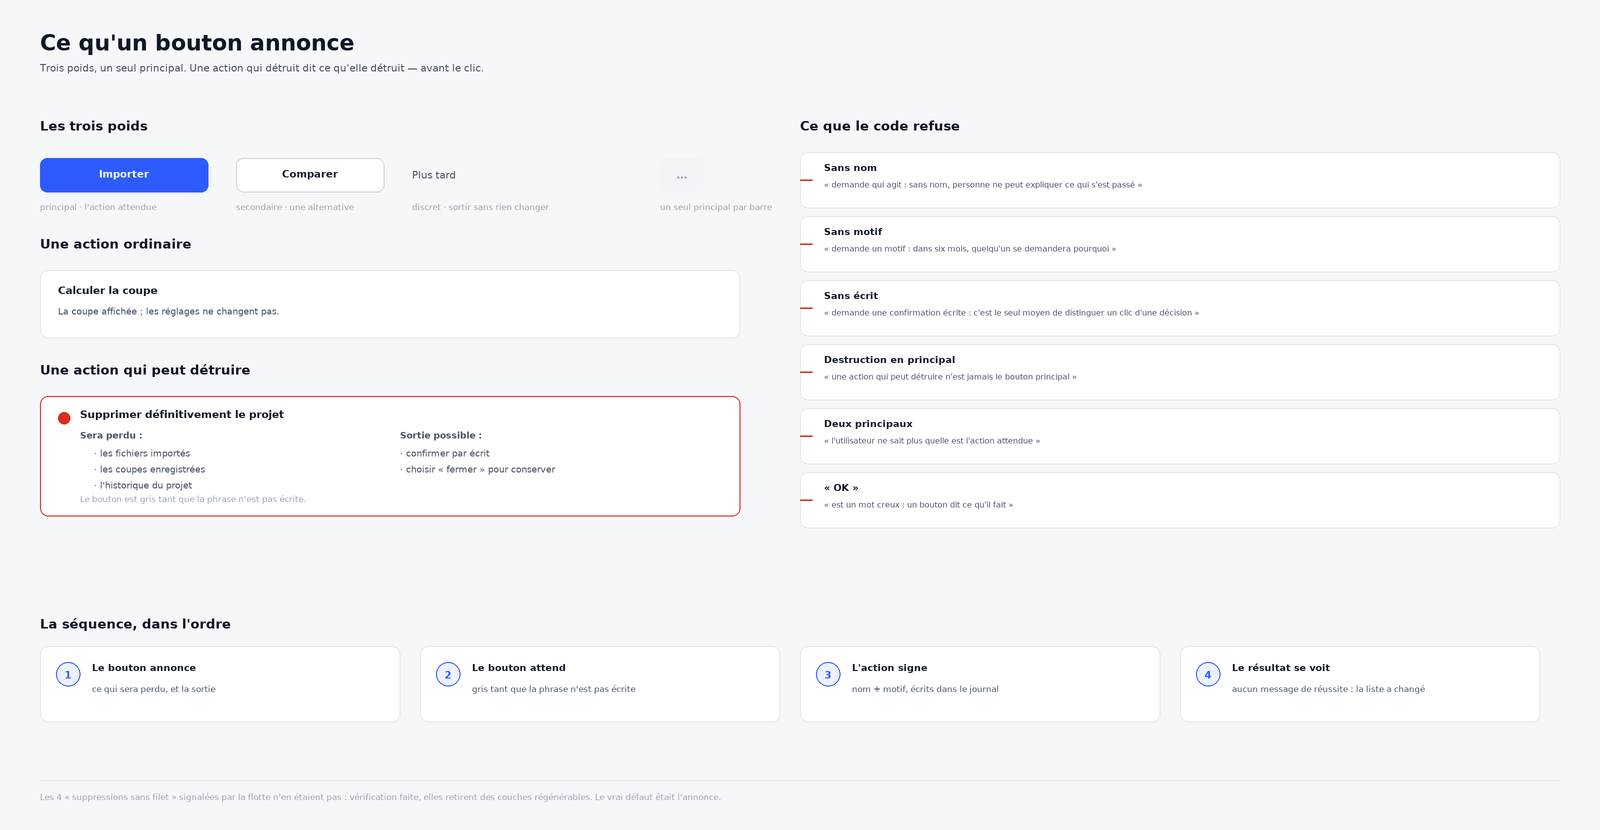

Write Python code to recreate this figure.
"""Planche : ce qu'un bouton annonce avant le clic.

    python3 maquettes/25_gestes.py
"""
from __future__ import annotations

import json
import os

from PIL import Image, ImageDraw, ImageFont

OUT = os.path.dirname(os.path.abspath(__file__))
THEME = json.load(open(os.path.join(OUT, "..", "specs", "data", "theme.json"),
                       encoding="utf-8"))
T = THEME["clair"]
S = 2
W, H = 1600, 830
POL = {False: "/usr/share/fonts/truetype/dejavu/DejaVuSans.ttf",
       True: "/usr/share/fonts/truetype/dejavu/DejaVuSans-Bold.ttf"}


def f(t, g=False):
    return ImageFont.truetype(POL[g], int(t * S))


img = Image.new("RGB", (W * S, H * S), T["bg"])
d = ImageDraw.Draw(img)


def txt(x, y, t, sz=10, col=None, g=False, a=None):
    d.text((x * S, y * S), t, font=f(sz, g), fill=col or T["ink"], anchor=a)


def rect(x, y, w, h, fill=None, stroke=None, r=8, ep=1):
    d.rounded_rectangle([x * S, y * S, (x + w) * S, (y + h) * S],
                        radius=int(r * S), fill=fill, outline=stroke,
                        width=max(1, int(ep * S)))


txt(40, 30, "Ce qu'un bouton annonce", 22, T["ink"], True)
txt(40, 62, "Trois poids, un seul principal. Une action qui détruit dit ce "
    "qu'elle détruit — avant le clic.", 10.2, T["ink_2"])

# ══ les 3 rôles
y = 118
txt(40, y, "Les trois poids", 13, T["ink"], True)
y += 40
rect(40, y, 168, 34, T["accent"], None, 7)
txt(124, y + 10, "Importer", 10.4, "#FFFFFF", True, "ma")
txt(40, y + 44, "principal · l'action attendue", 8.6, T["ink_3"])

rect(236, y, 148, 34, T["surface"], T["border_strong"], 7)
txt(310, y + 10, "Comparer", 10.2, T["ink"], True, "ma")
txt(236, y + 44, "secondaire · une alternative", 8.6, T["ink_3"])

txt(412, y + 11, "Plus tard", 10.2, T["ink_2"])
txt(412, y + 44, "discret · sortir sans rien changer", 8.6, T["ink_3"])

rect(660, y, 44, 34, T["surface_3"], None, 7)
txt(682, y + 10, "…", 11, T["ink_3"], True, "ma")
txt(660, y + 44, "un seul principal par barre", 8.6, T["ink_3"])

# ══ l'annonce
y = 236
txt(40, y, "Une action ordinaire", 13, T["ink"], True)
y += 34
rect(40, y, 700, 68, T["surface"], T["border"], 8)
txt(58, y + 14, "Calculer la coupe", 10.6, T["ink"], True)
txt(58, y + 36, "La coupe affichée ; les réglages ne changent pas.", 9.2,
    T["ink_2"])

y += 92
txt(40, y, "Une action qui peut détruire", 13, T["ink"], True)
y += 34
rect(40, y, 700, 120, T["surface"], T["block"], 8, 1.4)
d.ellipse([(58) * S, (y + 16) * S, (70) * S, (y + 28) * S], fill=T["block"])
txt(80, y + 12, "Supprimer définitivement le projet", 10.6, T["ink"], True)
txt(80, y + 34, "Sera perdu :", 9.2, T["ink_2"], True)
for i, perte in enumerate(["les fichiers importés", "les coupes enregistrées",
                           "l'historique du projet"]):
    txt(94, y + 52 + i * 16, "· " + perte, 9, T["ink_2"])
txt(400, y + 34, "Sortie possible :", 9.2, T["ink_2"], True)
txt(400, y + 52, "· confirmer par écrit", 9, T["ink_2"])
txt(400, y + 68, "· choisir « fermer » pour conserver", 9, T["ink_2"])
txt(80, y + 98, "Le bouton est gris tant que la phrase n'est pas écrite.",
    8.8, T["ink_3"])

# ══ ce qui est refusé
x2 = 800
y2 = 118
txt(x2, y2, "Ce que le code refuse", 13, T["ink"], True)
y2 += 34
refus = [("Sans nom", "« demande qui agit : sans nom, personne ne peut "
          "expliquer ce qui s'est passé »"),
         ("Sans motif", "« demande un motif : dans six mois, quelqu'un se "
          "demandera pourquoi »"),
         ("Sans écrit", "« demande une confirmation écrite : c'est le seul "
          "moyen de distinguer un clic d'une décision »"),
         ("Destruction en principal", "« une action qui peut détruire n'est "
          "jamais le bouton principal »"),
         ("Deux principaux", "« l'utilisateur ne sait plus quelle est "
          "l'action attendue »"),
         ("« OK »", "« est un mot creux : un bouton dit ce qu'il fait »")]
for i, (titre, phrase) in enumerate(refus):
    yy = y2 + i * 64
    rect(x2, yy, 760, 56, T["surface"], T["border"], 8)
    d.line([(x2 * S, (yy + 28) * S), ((x2 + 12) * S, (yy + 28) * S)],
           fill=T["block"], width=int(1.8 * S))
    txt(x2 + 24, yy + 10, titre, 9.6, T["ink"], True)
    txt(x2 + 24, yy + 28, phrase, 8.4, T["ink_2"])

# ══ la séquence
SEQ_Y = 616
txt(40, SEQ_Y, "La séquence, dans l'ordre", 13, T["ink"], True)
etapes = [("1", "Le bouton annonce", "ce qui sera perdu, et la sortie"),
          ("2", "Le bouton attend", "gris tant que la phrase n'est pas écrite"),
          ("3", "L'action signe", "nom + motif, écrits dans le journal"),
          ("4", "Le résultat se voit", "aucun message de réussite : la "
           "liste a changé")]
for i, (num, titre, sous) in enumerate(etapes):
    y = SEQ_Y + 30
    x = 40 + i * 380
    rect(x, y, 360, 76, T["surface"], T["border"], 8)
    d.ellipse([(x + 16) * S, (y + 16) * S, (x + 40) * S, (y + 40) * S],
              fill=T["accent_soft"], outline=T["accent"], width=int(1.4 * S))
    txt(x + 28, y + 23, num, 10, T["accent"], True, "ma")
    txt(x + 52, y + 16, titre, 9.8, T["ink"], True)
    mots, ligne, yy = sous.split(), "", y + 38
    for mot in mots:
        essai = (ligne + " " + mot).strip()
        if f(8.6).getlength(essai) / S > 290:
            txt(x + 52, yy, ligne, 8.6, T["ink_2"])
            yy += 14
            ligne = mot
        else:
            ligne = essai
    txt(x + 52, yy, ligne, 8.6, T["ink_2"])

d.line([(40 * S, 780 * S), (1560 * S, 780 * S)], fill=T["border"], width=S)
txt(40, 792, "Les 4 « suppressions sans filet » signalées par la flotte "
    "n'en étaient pas : vérification faite, elles retirent des couches "
    "régénérables. Le vrai défaut était l'annonce.", 8.8, T["ink_3"])

img.resize((W, H), Image.LANCZOS).save(os.path.join(OUT, "25_gestes.png"))
print("écrit maquettes/25_gestes.png")
